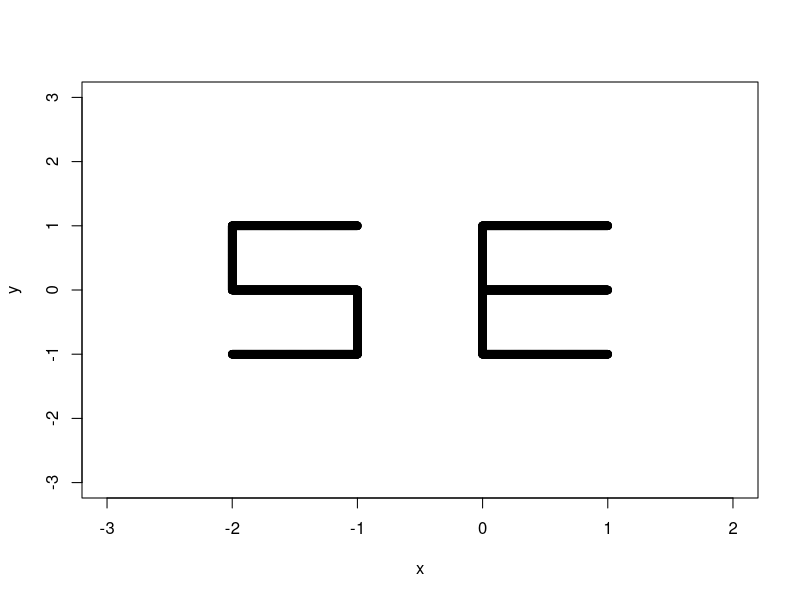
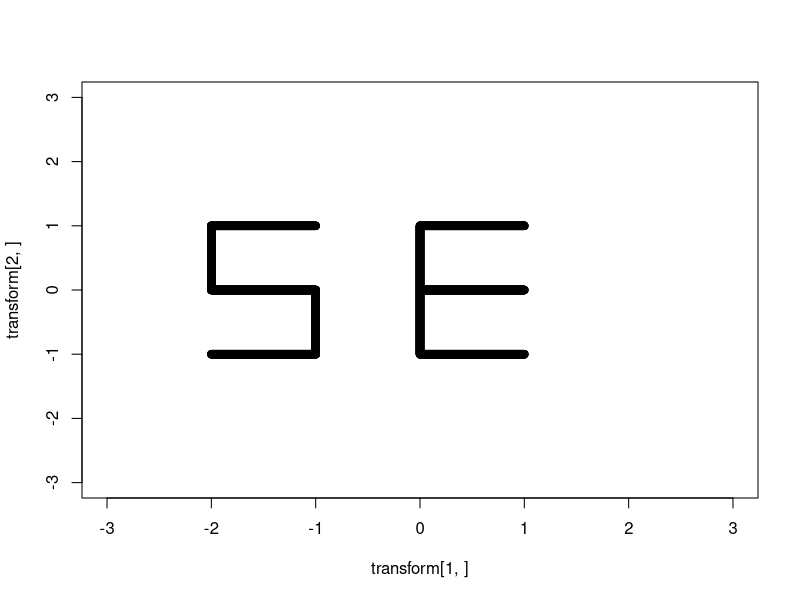
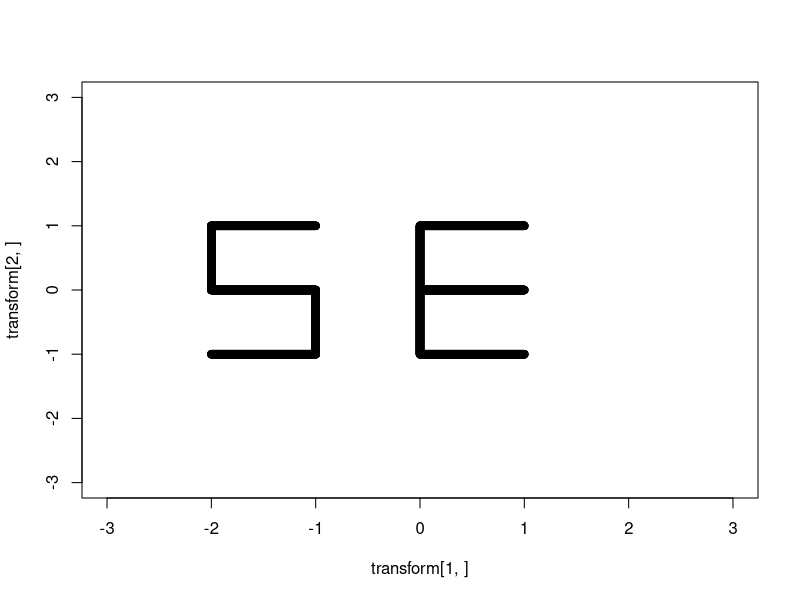
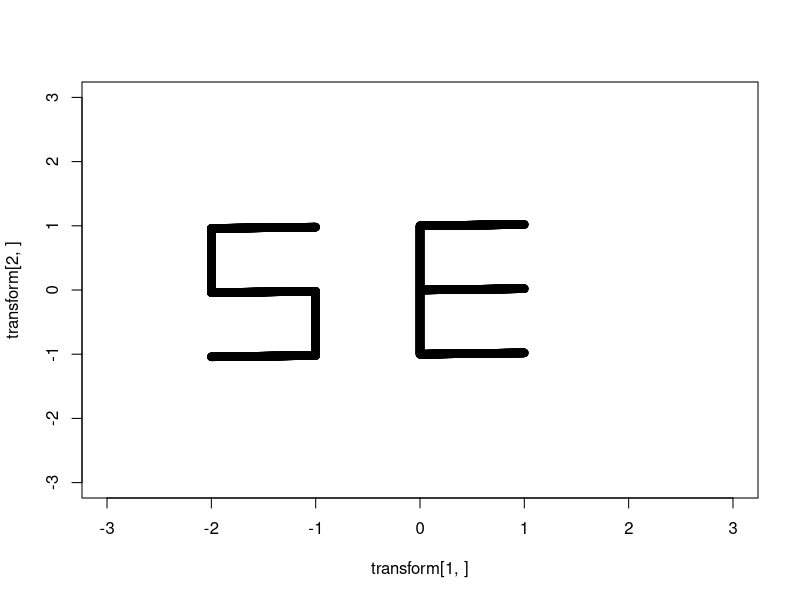
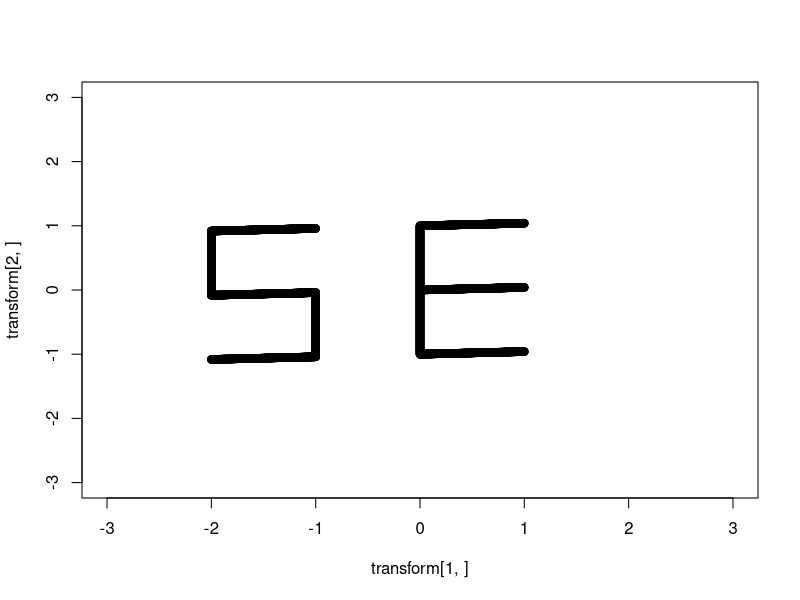
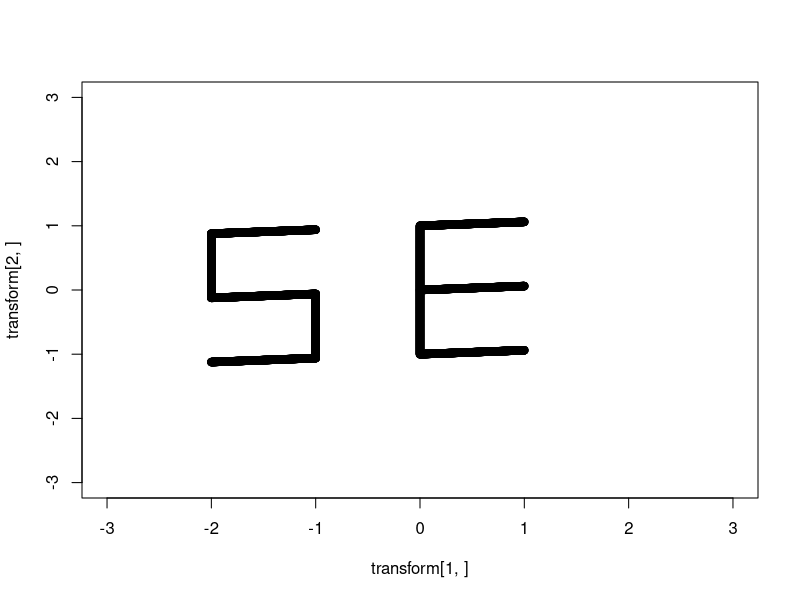
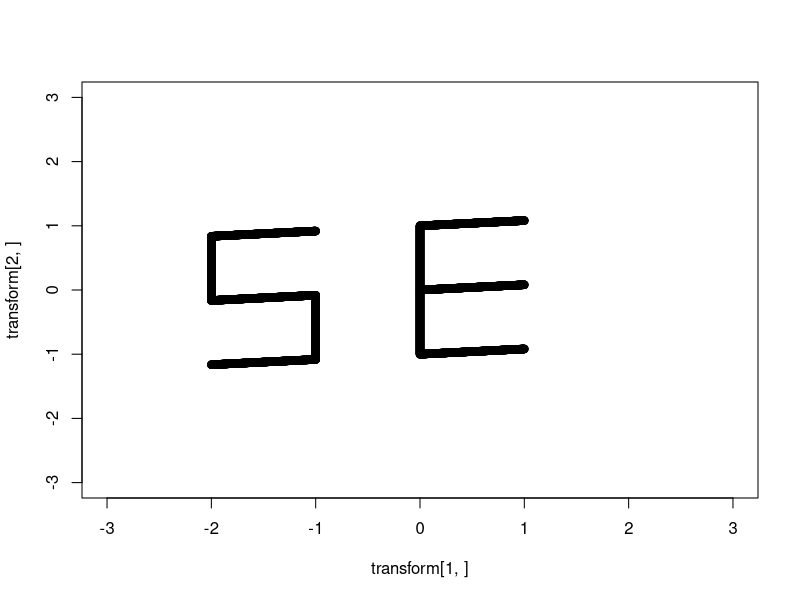
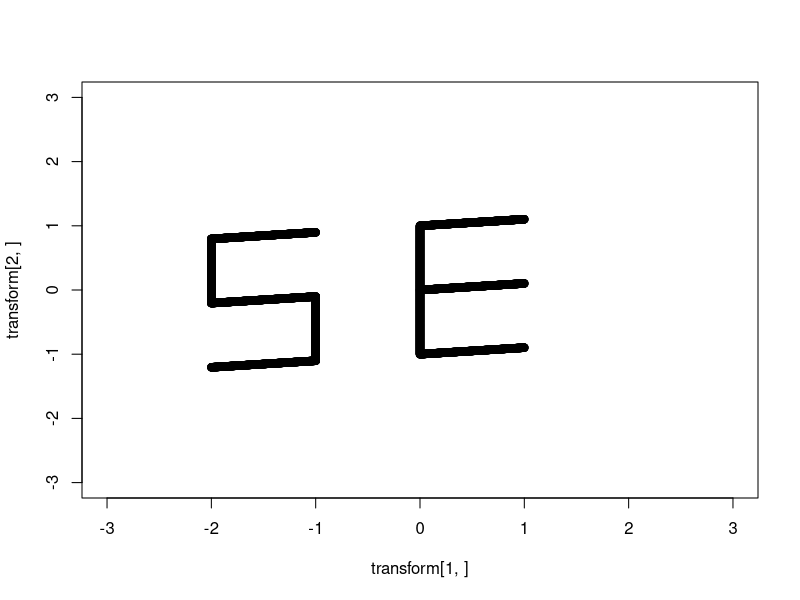

Write the R code that produced these figures, in order.
## ---- chunk 1
knitr::opts_chunk$set(echo = TRUE)
## ---- chunk 2
x <- c(rep(-2, 500), seq(-2, -1, length.out = 1000), rep(-1, 500), 
       seq(-2, -1, length.out = 1000), seq(-2, -1, length.out = 1000), 
       seq(0, 1, length.out = 1000), rep(0, 500), seq(0, 1, length.out = 1000),
       seq(0, 1, length.out = 1000))

y <- c(seq(0,1,length.out=500), rep(0,1000), seq(-1,0, length.out=500),
       rep(1,1000), rep(-1,1000), rep(0,1000), seq(-1,1,length.out=500), rep(1,1000),
       rep(-1,1000))
se <- rbind(x,y)
plot(y~x, xlim=c(-3,2), ylim=c(-3,3))
## ---- chunk 3
trans_matrix <- diag(2)
transform <- trans_matrix %*% se

plot(transform[2,] ~ transform[1,], xlim=c(-3,3), ylim=c(-3,3))
## ---- chunk 4
x11()
for (i in seq(0,1, length.out = 50)) {
  trans_matrix <- matrix(c(1, 0, i, 1), nrow=2, ncol=2)
  transform <- apply(se, 2, function(x) x %*% trans_matrix)
  plot(transform[2,] ~ transform[1,], xlim=c(-3, 3), ylim=c(-3, 3))
}
## ---- chunk 5
x11()
for (i in seq(1,3, length.out = 50)) {
  trans_matrix <- matrix(c(i, 0, 0, i), nrow=2, ncol=2)
  transform <- apply(se, 2, function(x) x %*% trans_matrix)
  plot(transform[2,] ~ transform[1,], xlim=c(-10,10), ylim=c(-10,10))
}
## ---- chunk 6
x11()
for (i in seq(1,10, length.out = 50)) {
  ext_se <- rbind(se, matrix(0, nrow = 1, ncol = ncol(se)))
  trans_matrix <- matrix(c(cos(i), sin(i), 0, -sin(i), cos(i), 0, 0, 0, 1), nrow=3, ncol=3)
  transform <- apply(ext_se, 2, function(x) x %*% trans_matrix)
  plot(transform[2,] ~ transform[1,], xlim=c(-3,3), ylim=c(-3,3))
}
## ---- chunk 7
x11()
for (i in seq(-1, 1, length.out = 50)) {
  ext_se <- rbind(se, matrix(0, nrow = 1, ncol = ncol(se)))
  trans_matrix <- matrix(c(i,0,0,0,1,0,0,0,1), nrow=3, ncol=3)
  transform <- apply(ext_se, 2, function(x) x %*% trans_matrix)
  plot(transform[2,] ~ transform[1,], xlim=c(-3,3), ylim=c(-3,3))
}
## ---- chunk 8
x11()
for (i in seq(1, 0, length.out = 50)) {
  trans_matrix <- matrix(c(1, 0, 0, i), nrow = 2, ncol = 2)
  transform <- apply(se, 2, function(x) x %*% trans_matrix)
  plot_projection <- plot(transform[2,] ~ transform[1,], xlim=c(-3, 3), ylim=c(-3, 3))
}
